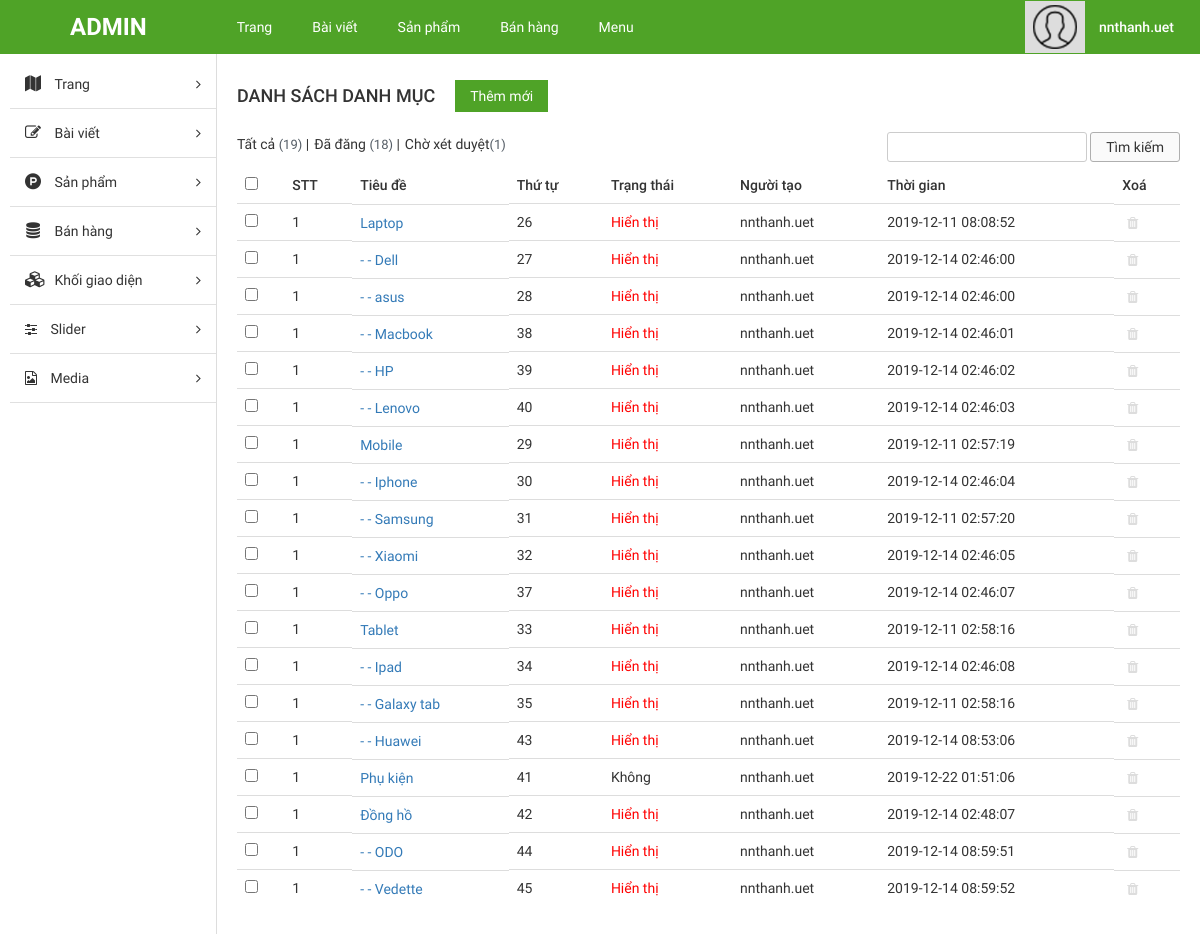
The app's page /admin/index.php?mod=product&action=productcat (signed in) with its own data.
### tables this page shows
CREATE TABLE `product_category` (
  `category_id` int(11) NOT NULL,
  `category_name` varchar(255) NOT NULL,
  `parrent_id` int(11) NOT NULL,
  `slug` varchar(255) NOT NULL,
  `category_status` enum('0','1') NOT NULL,
  `product_time` timestamp NOT NULL DEFAULT current_timestamp() ON UPDATE current_timestamp(),
  `product_creat` varchar(20) NOT NULL
);

### admin/libraries/database.php (called while the page is built, shortened)
<?php
function db_query($query_string) {
    global $conn;
    $result = mysqli_query($conn, $query_string);
    return $result;
}
function db_fetch_array($query_string) {
    $result = array();
    $mysqli_result = db_query($query_string);
    while ($row = mysqli_fetch_assoc($mysqli_result)) {
        $result[] = $row;
    }
    return $result;
}

### admin/modules/product/models/indexModel.php (called while the page is built, shortened)
<?php
    function getProductCat($search='')
    {
        return db_fetch_array("SELECT * FROM product_category WHERE category_name LIKE '%{$search}%' OR slug LIKE '%{$search}%'");
    }
?>

### admin/modules/product/controllers/indexController.php (called while the page is built, shortened)
<?php
    function productcatAction()
    {
        global $data,$error;
        $data['listProductCat'] = getProductCat();
        load_view('productcat',$data);
    }
?>

### admin/core/router.php (called while the page is built, shortened)
<?php
$action_name = get_action().'Action';
call_function(array('construct', $action_name));

### admin/core/appload.php (called while the page is built, shortened)
<?php
require CONFIGPATH . DIRECTORY_SEPARATOR . 'database.php';
require LIBPATH . DIRECTORY_SEPARATOR . 'database.php';
require COREPATH . DIRECTORY_SEPARATOR . 'base.php';
require COREPATH . DIRECTORY_SEPARATOR . 'router.php';

### admin/index.php (called while the page is built, shortened)
<?php
require COREPATH.DIRECTORY_SEPARATOR.'appload.php';

### admin/modules/product/views/productcatView.php (the view, shortened to what this page needs)
<?php
    function dequy2($listProductCat, $parrent_id = 0, $char = '')
    {
        foreach($listProductCat as $key => $item)
        {
            if($item["parrent_id"] == $parrent_id)
            {
                echo "  <tr id='item-{$item['category_id']}'>
                <td><input type='checkbox' name='checkItem'class='checkItem'></td>
                <td><span class='tbody-text'>1</h3></span>";
                echo " <td class='clearfix'>
                <div class='tb-title fl-left'>
                    <a title ='Sửa danh mục' href='?mod=product&action=updatecat&catid={$item['category_id']}' title=''>{$char}{$item["category_name"]}</a>
                </div></td> ";
                echo " <td><span class='tbody-text'>{$item["category_id"]}</span></td>";
                echo " <td><span title='Thay đổi trạng thái hiển thị' ul='?mod=product&action=catstatus' class='tbody-text status";
                echo ($item["category_status"] == 1)? " active" : " hiden";
                echo"' pid ='{$item["category_id"]}'>";
                echo $item["category_status"] == 1 ? 'Hiển thị':'Không';
                echo "</span></td>";
                echo " <td><span class='tbody-text'>{$item["product_creat"]}</span></td>";
                echo " <td><span class='tbody-text'>{$item["product_time"]}</span></td>";
                echo "<td class = 'clearfix'>
                        <ul class='list-operation'>
                            <li><p href='' title='Xóa' class='productdelete' item='{$item["category_id"]}'><i class='fa fa-trash' aria-hidden='true'></i></p></li>
                        </ul>
                </td>";
                echo "</tr>";
            }
        }
    }
    global $active, $none;
    foreach($listProductCat as $item)
    {
        $item["category_status"] == 1? $active ++: $none ++;
    }
?>
<div id="main-content-wp" class="list-cat-page">
    <div class="wrap clearfix">
        <div id="content" class="fl-right">
            <div class="section" id="title-page">
                <div class="clearfix">
                    <h3 id="index" class="fl-left">Danh sách danh mục</h3>
                    <a href="?mod=product&action=addcat" title="" id="add-new" class="fl-left">Thêm mới</a>
                </div>
            </div>
            <div class="section" id="detail-page">
                <div class="section-detail">
                <div class="filter-wp clearfix">
                        <ul class="post-status fl-left">
                            <li class="all"><span href="">Tất cả <span class="count">(<?php echo count($listProductCat) ?>)</span></span> |</li>
                            <li class="publish"><span href="">Đã đăng <span class="count">(<?php echo $active ?>)</span></span> |</li>
                            <li class="pending"><span href="">Chờ xét duyệt<span class="count">(<?php echo $none ?>)</span></span></li>
                        </ul>
                        <form action = "" method="POST" class="form-s fl-right">
                            <input type="text" name="search" id="search">
                            <input type="submit" name="btn-search" value="Tìm kiếm">
                        </form>
                    </div>
                    <div class="table-responsive">
                        <table class="table list-table-wp">
                            <thead>
                                <tr>
                                    <td><input type="checkbox" name="checkAll" id="checkAll"></td>
                                    <td><span class="thead-text">STT</span></td>
                                    <td><span class="thead-text">Tiêu đề</span></td>
                                    <td><span class="thead-text">Thứ tự</span></td>
                                    <td><span class="thead-text">Trạng thái</span></td>
                                    <td><span class="thead-text">Người tạo</span></td>
                                    <td><span class="thead-text">Thời gian</span></td>
                                    <td><span class="thead-text">Xoá</span></td>
                                </tr>
                            </thead>
                            <tbody>
                                <?php dequy2($listProductCat) ?>
                            </tbody>
                        </table>
                    </div>
                </div>
            </div>
        </div>
    </div>
</div>

### admin/core/base.php (shortened to what this page needs)
<?php
function get_module() {
    global $config;
    $module = isset($_GET['mod']) ? $_GET['mod'] : $config['default_module'];
    return $module;
}
function call_function($list_function = array()) {
    if (is_array($list_function)) {
        foreach ($list_function as $f) {
            if (function_exists($f())) {
                $f();
            }
        }
    }
}
function load_view($name, $data_send = array()) {
    $data = $data_send;
    $path = MODULESPATH . DIRECTORY_SEPARATOR . get_module() . DIRECTORY_SEPARATOR . 'views' . DIRECTORY_SEPARATOR . $name . 'View.php';
    if (file_exists($path)) {
        require $path;
    } else {
        echo "Không tìm thấy {$path}";
    }
}
function get_header($name = '') {
    global $data;
    if (empty($name)) {
        $name = 'header';
    } else {
        $name = "header-{$name}";
    }
    $path = LAYOUTPATH . DIRECTORY_SEPARATOR . $name . '.php';
    if (file_exists($path)) {
        if (is_array($data)) {
            foreach ($data as $key => $a) {
                $$key = $a;
            }
        }
        require $path;
    } else {
        echo "Không tìm thấy {$path}";
    }
}
function get_sidebar($name = '') {
    global $data;
    if (empty($name)) {
        $name = 'sidebar';
    } else {
        $name = "sidebar-{$name}";
    }
    $path = LAYOUTPATH . DIRECTORY_SEPARATOR . $name . '.php';
    if (file_exists($path)) {
        if (is_array($data)) {
            foreach ($data as $key => $a) {
                $$key = $a;
            }
        }
        require $path;
    } else {
        echo "Không tìm thấy {$path}";
    }
}
?>

### admin/public/css/import/global.css (style rules this page uses)
body { font-family: "Roboto Regular"; font-size: 14px; line-height: 24px; color: #333; }
.fl-left { float: left; }
.fl-right { float: right; }
ul li { list-style: none!important; }

### admin/public/css/import/list_post.css (style rules this page uses)
#content { width: 82%; border-left: 1px solid #ddd; padding: 60px 20px; }
#add-new { display: inline-block; color: #fff; background: #4fa327; padding: 4px 15px; margin: 20px; }
#index { font-family: 'Roboto Medium'; font-weight: normal; text-transform: uppercase; font-size: 18px; padding: 24px 0px; }
.list-table-wp thead tr td { font-family: 'Roboto Medium'; font-weight: normal; }
.list-operation li { float: left; }
.list-operation li p { cursor: pointer; display: block; padding: 0px 5px; color: #ddd; }
.tb-title { width: 75%; display: -webkit-box; -webkit-line-clamp: 1; -moz-line-clamp: 1; -o-line-clamp: 1; -webkit-box-orient: vertical; -moz-box-orient: vertical; -o-box-orient: vertical; max-height: 100%; overflow: hidden; }
.list-operation { width: 25%; }
.filter-wp { margin-bottom: 5px; }
.post-status li { float: left; font-size: 14px; margin-right: 5px; }
.post-status li .count { color: #555d66; font-size: 13px; display: inline-block; }
.form-s input[type="text"], .form-actions select { border-radius: 3px; border: 1px solid #ccc; padding: 2px 10px; }
.form-s input[type="submit"], .form-actions input[type="submit"] { border-radius: 3px; border: 1px solid #afafaf; padding: 2px 15px; background: #fafafa; }
.status, .pstatus { cursor: pointer; }
.active { color: red; }
.all, .publish, .pending { cursor: pointer; }

### admin/public/css/import/add_cat.css (style rules this page uses)
.status { cursor: pointer; }

### admin/public/css/import/detail_order.css (style rules this page uses)
.table { margin-bottom: 0!important; }

### records on screen
product_category: category_status "1" (drawn), category_name "Laptop", category_id "26", product_creat "nnthanh.uet", product_time "2019-12-11 08:08:52"
product_category: char "- -", category_name "Dell", category_id "27", category_status "Hiển thị", product_creat "nnthanh.uet", product_time "2019-12-14 02:46:00"
product_category: char "- -", category_name "asus", category_id "28", category_status "Hiển thị", product_creat "nnthanh.uet", product_time "2019-12-14 02:46:00"
product_category: char "- -", category_name "Macbook", category_id "38", category_status "Hiển thị", product_creat "nnthanh.uet", product_time "2019-12-14 02:46:01"
product_category: char "- -", category_name "HP", category_id "39", category_status "Hiển thị", product_creat "nnthanh.uet", product_time "2019-12-14 02:46:02"
product_category: char "- -", category_name "Lenovo", category_id "40", category_status "Hiển thị", product_creat "nnthanh.uet", product_time "2019-12-14 02:46:03"
product_category: category_name "Mobile", category_id "29", category_status "Hiển thị", product_creat "nnthanh.uet", product_time "2019-12-11 02:57:19"
product_category: char "- -", category_name "Iphone", category_id "30", category_status "Hiển thị", product_creat "nnthanh.uet", product_time "2019-12-14 02:46:04"
product_category: char "- -", category_name "Samsung", category_id "31", category_status "Hiển thị", product_creat "nnthanh.uet", product_time "2019-12-11 02:57:20"
product_category: char "- -", category_name "Xiaomi", category_id "32", category_status "Hiển thị", product_creat "nnthanh.uet", product_time "2019-12-14 02:46:05"
product_category: char "- -", category_name "Oppo", category_id "37", category_status "Hiển thị", product_creat "nnthanh.uet", product_time "2019-12-14 02:46:07"
product_category: category_name "Tablet", category_id "33", category_status "Hiển thị", product_creat "nnthanh.uet", product_time "2019-12-11 02:58:16"
product_category: char "- -", category_name "Ipad", category_id "34", category_status "Hiển thị", product_creat "nnthanh.uet", product_time "2019-12-14 02:46:08"
product_category: char "- -", category_name "Galaxy tab", category_id "35", category_status "Hiển thị", product_creat "nnthanh.uet", product_time "2019-12-11 02:58:16"
product_category: char "- -", category_name "Huawei", category_id "43", category_status "Hiển thị", product_creat "nnthanh.uet", product_time "2019-12-14 08:53:06"
product_category: category_name "Phụ kiện", category_id "41", category_status "Không", product_creat "nnthanh.uet", product_time "2019-12-22 01:51:06"
product_category: category_name "Đồng hồ", category_id "42", category_status "Hiển thị", product_creat "nnthanh.uet", product_time "2019-12-14 02:48:07"
product_category: char "- -", category_name "ODO", category_id "44", category_status "Hiển thị", product_creat "nnthanh.uet", product_time "2019-12-14 08:59:51"
product_category: char "- -", category_name "Vedette", category_id "45", category_status "Hiển thị", product_creat "nnthanh.uet", product_time "2019-12-14 08:59:52"

### other values on screen
$active "18"
$none "1"
